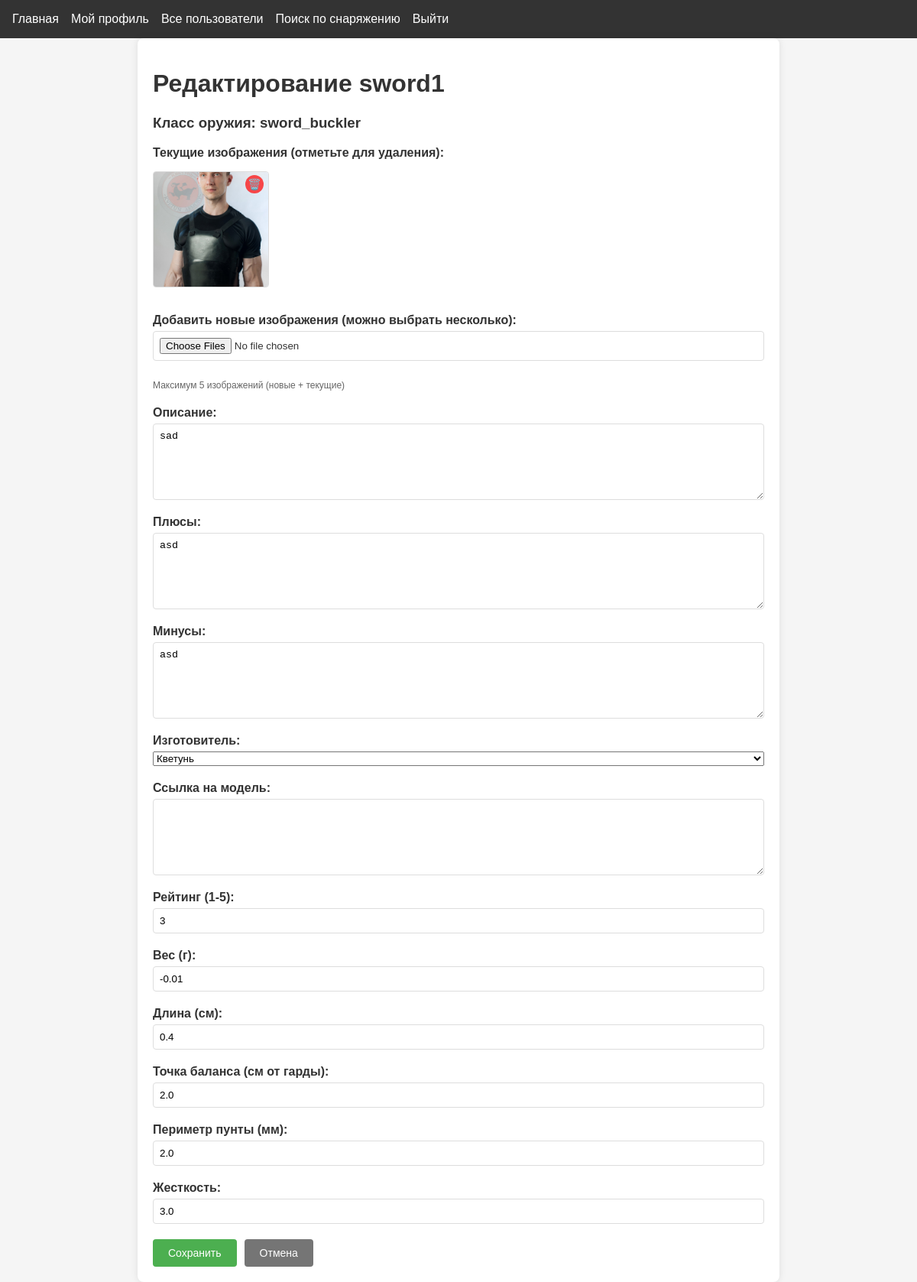
Screenshot of /upload/sword1 (signed in) with the database file from the repository.
### app.py (models this page shows)
class InventoryItem(db.Model):
    id = db.Column(db.Integer, primary_key=True)
    user_id = db.Column(db.Integer, db.ForeignKey("user.id"), nullable=False)
    model = db.Column(db.String(20), default="none")  # изготовитель
    model_site = db.Column(db.Text)  # ссылка на изготовителя
    weapon_class = db.Column(db.String(20), default="all")  # 'all' или конкретный класс
    item_type = db.Column(db.String(20), nullable=False)
    image_paths = db.Column(db.Text)
    description = db.Column(db.Text)
    pros = db.Column(db.Text)
    cons = db.Column(db.Text)
    rating = db.Column(db.Integer)
    weight = db.Column(db.Float)  # вес
    length = db.Column(db.Float)  # длина
    balance_point = db.Column(db.Float)  # точка баланса
    point_perimeter = db.Column(db.Float)  # периметр пунты
    stiffness = db.Column(db.Float)  # жесткость

class User(db.Model, UserMixin):
    id = db.Column(db.Integer, primary_key=True)
    username = db.Column(db.String(80), unique=True, nullable=False)
    password = db.Column(db.String(120), nullable=False)
    weapon_class = db.Column(db.String(20), default="sword_buckler")
    age = db.Column(db.Integer)
    real_name = db.Column(db.String(100))
    has_longsword = db.Column(db.Boolean, default=False)
    longsword_since = db.Column(db.Date)
    has_rapier = db.Column(db.Boolean, default=False)
    rapier_since = db.Column(db.Date)
    has_sabre = db.Column(db.Boolean, default=False)
    sabre_since = db.Column(db.Date)
    has_sword_buckler = db.Column(db.Boolean, default=False)
    sword_buckler_since = db.Column(db.Date)
    items = db.relationship(
        "InventoryItem", backref="user", lazy=True, cascade="all, delete-orphan"
    )

### app.py (the view, shortened to what this page needs)
@app.route("/upload/<item_type>", methods=["GET", "POST"])
@login_required
def upload(item_type):
    weapon_class = request.args.get("weapon_class", current_user.weapon_class)
    item = InventoryItem.query.filter_by(
        user_id=current_user.id, item_type=item_type, weapon_class=weapon_class
    ).first()
    return render_template(
        "upload.html", item_type=item_type, weapon_class=weapon_class, item=item, is_weapon=item_type in ['sword1', 'sword2', 'sword3']  # Передаем флаг, что это оружие
    )

### app.py (called while the page is built)
@login_manager.user_loader
def load_user(user_id):
    return User.query.get(int(user_id))

### templates/upload.html (shortened to what this page needs)
{% extends "base.html" %}
{% block content %}
<div class="upload-container">
    <h1>{% if item %}Редактирование{% else %}Добавление{% endif %} {{ item_type }}</h1>
    {% if weapon_class %}<h3>Класс оружия: {{ weapon_class }}</h3>{% endif %}
    <form method="POST" enctype="multipart/form-data" id="uploadForm">
        {% if item and item.image_paths %}
        <div class="form-group">
            <label>Текущие изображения (отметьте для удаления):</label>
            <div class="current-images">
                {% for image_path in item.image_paths.split(',') %}
                <div class="image-item">
                    <img src="{{ url_for('static', filename='uploads/' + image_path) }}"
                         alt="Изображение {{ loop.index }}">
                    <label class="delete-checkbox">
                        <span class="delete-icon">🗑️</span>
                    </label>
                </div>
                {% endfor %}
            </div>
        </div>
        {% endif %}
        <div class="form-group">
            <label for="images">
                {% if item %}Добавить новые изображения{% else %}Загрузите изображения{% endif %}
                (можно выбрать несколько):
            </label>
            <input type="file" id="images" name="images" accept="image/*" multiple
                   onchange="previewImages(this)">
            <div class="hint">Максимум 5 изображений ({% if item %}новые + текущие{% endif %})</div>
        </div>
        <div class="form-group">
            <label for="description">Описание:</label>
            <textarea id="description" name="description" required>{{ item.description if item else '' }}</textarea>
        </div>
        <div class="form-group">
            <label for="pros">Плюсы:</label>
            <textarea id="pros" name="pros" required>{{ item.pros if item else '' }}</textarea>
        </div>
        <div class="form-group">
            <label for="cons">Минусы:</label>
            <textarea id="cons" name="cons" required>{{ item.cons if item else '' }}</textarea>
        </div>
        <div class="form-group">
            <label for="model">Изготовитель:</label>
            <select id="model" name="model">
                <option value="Kvetun" {% if item and item.model == 'Kvetun' %}selected{% endif %}>Кветунь</option>
            </select>
        </div>
        <div class="form-group">
            <label for="model_site">Ссылка на модель:</label>
            <textarea id="model_site" name="model_site" >{{ item.model_site if item else '' }}</textarea>
        </div>
        <div class="form-group">
            <label for="rating">Рейтинг (1-5):</label>
            <input type="number" id="rating" name="rating"
                   value="{{ item.rating if item else 3 }}"
                   min="1" max="5" required>
        </div>
        {% if is_weapon %}
        <div class="form-group">
        <label for="weight">Вес (г):</label>
        <input type="number" id="weight" name="weight" step="0.01"
               value="{{ item.weight if item else '' }}">
        </div>
        <div class="form-group">
        <label for="length">Длина (см):</label>
        <input type="number" id="length" name="length" step="0.1"
               value="{{ item.length if item else '' }}">
        </div>
        <div class="form-group">
        <label for="balance_point">Точка баланса (см от гарды):</label>
        <input type="number" id="balance_point" name="balance_point" step="0.1"
               value="{{ item.balance_point if item else '' }}">
        </div>
        <div class="form-group">
        <label for="point_perimeter">Периметр пунты (мм):</label>
        <input type="number" id="point_perimeter" name="point_perimeter" step="0.1"
               value="{{ item.point_perimeter if item else '' }}">
        </div>
        <div class="form-group">
        <label for="stiffness">Жесткость:</label>
        <input type="number" id="stiffness" name="stiffness" step="0.1"
               value="{{ item.stiffness if item else '' }}">
        </div>
        {% endif %}
        <div class="form-actions">
            <button type="submit" class="btn">Сохранить</button>
            <a href="{{ url_for('view_profile', username=current_user.username, weapon_class=weapon_class) }}"
               class="btn cancel">Отмена</a>
        </div>
    </form>
</div>
{% endblock %}

### static/css/style.css (style rules this page uses)
body { font-family: 'Arial', sans-serif; margin: 0; padding: 0; background-color: #f5f5f5; color: #333; }
.btn { display: inline-block; padding: 0.5rem 1rem; background-color: #4CAF50; color: white; text-decoration: none; border-radius: 4px; }
.upload-container { max-width: 800px; margin: 20px auto; padding: 20px; background: white; border-radius: 8px; box-shadow: 0 0 10px rgba(0,0,0,0.1); }
.form-group { display: flex; flex-direction: column; gap: 5px; }
.form-group label { font-weight: bold; }
.form-actions { display: flex; gap: 10px; margin-top: 20px; }
.btn { padding: 10px 15px; border-radius: 4px; cursor: pointer; text-decoration: none; }

### templates/upload.html (style rules this page uses)
.upload-container { max-width: 800px; margin: 0 auto; padding: 20px; }
.current-images { display: flex; flex-wrap: wrap; gap: 15px; margin: 10px 0; }
.image-item { position: relative; width: 150px; transition: transform 0.2s; }
.image-item img { width: 100%; height: 150px; object-fit: cover; border: 1px solid #ddd; border-radius: 4px; }
.delete-checkbox { position: absolute; top: 5px; right: 5px; cursor: pointer; }
.delete-icon { display: inline-block; background: rgba(255, 0, 0, 0.7); color: white; width: 24px; height: 24px; border-radius: 50%; text-align: center; line-height: 24px; font-size: 14px; }
.hint { font-size: 12px; color: #666; margin-top: 5px; }
.form-group { margin-bottom: 20px; }
textarea, input[type="number"], input[type="file"] { width: 100%; padding: 8px; border: 1px solid #ddd; border-radius: 4px; box-sizing: border-box; }
textarea { height: 100px; resize: vertical; }
.form-actions { display: flex; gap: 10px; margin-top: 20px; }
.btn { padding: 10px 20px; border: none; border-radius: 4px; cursor: pointer; text-align: center; text-decoration: none; font-size: 14px; }
.cancel { background-color: #757575; color: white; }

### rows the page displays
InventoryItem: item_type "sword1", image_paths (picture), description "sad", pros "asd", cons "asd", model "Кветунь", rating "3", weight "-0.01", length "0.4", balance_point "2.0", point_perimeter "2.0", stiffness "3.0"
User: weapon_class "sword_buckler"
